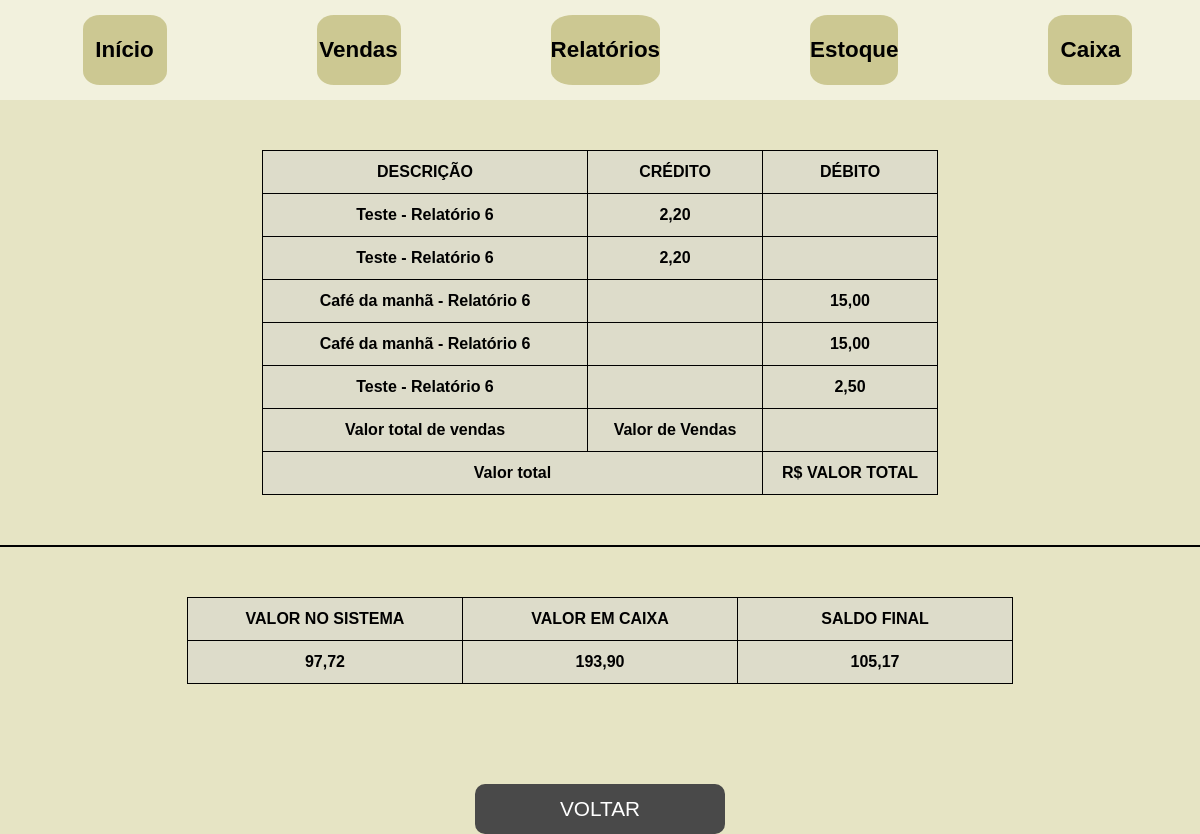
Screenshot of /relatoriocaixa/6 with the database file from the repository.
### sistema/models.py (models this page shows, shortened)
class Credito(models.Model):
    relatorio_caixa = models.ForeignKey("RelatorioCaixa", related_name="credito", on_delete=models.CASCADE, null=True, blank=True)
    descricao = models.CharField(max_length=100)
    valor = models.DecimalField(max_digits=10, decimal_places=2)
    def __str__(self):
        return self.descricao + " - Relatório  " + f"{self.relatorio_caixa.pk}"

class RelatorioCaixa(models.Model):
    valorSistema = models.DecimalField(max_digits=10, decimal_places=2, null=True, blank=True)
    valorCaixa = models.DecimalField(max_digits=10, decimal_places=2, null=True, blank=True)
    valorCartao = models.DecimalField(max_digits=10, decimal_places=2, null=True, blank=True)
    saldoFinal = models.DecimalField(max_digits=10, decimal_places=2, null=True, blank=True)
    data = models.DateTimeField(default=timezone.now)

class Debito(models.Model):
    relatorio_caixa = models.ForeignKey("RelatorioCaixa", related_name="debito", on_delete=models.CASCADE)
    descricao = models.CharField(max_length=100)
    valor = models.DecimalField(max_digits=10, decimal_places=2)
    def __str__(self):
        return self.descricao + " - Relatório " + f"{self.relatorio_caixa.pk}"

### sistema/views.py (the view)
# urls.py: path('relatoriocaixa/<int:pk>', RelatorioDeCaixa.as_view(), name="relatoriocaixa"),
class RelatorioDeCaixa(DetailView):
    template_name = "relatorioCaixa.html"
    model = RelatorioCaixa

### sistema/templates/relatorioCaixa.html (shortened to what this page needs)
{% extends 'base.html' %}
{% load static %}
{% block content %}
<div>
    <div style="height: 50px;">
    </div>
    <table>
        <tr>
            <th style="width: 300px;">DESCRIÇÃO <th style="width: 150px;">CRÉDITO<th style="width: 150px;">DÉBITO
        </tr>
        {% for credit in object.credito.all %}
        <tr>
            <th>{{ credit }} <th>{{ credit.valor }}<th>
        </tr>
        {% endfor %}
        {% for debit in object.debito.all %}
        <tr>
            <th>{{ debit }} <th><th>{{ debit.valor }}
        </tr>
        {% endfor %}
        <tr>
            <th>Valor total de vendas<th>Valor de Vendas<th>
        </tr>
        <tr>
            <th colspan="2">Valor total<th> R$ VALOR TOTAL
        </tr>
    </table>
    <div style='background-color: black; height:2px; margin-top:50px; margin-bottom:50px;'>
    </div>
    <table>
        <tr>
            <th>VALOR NO SISTEMA<th>VALOR EM CAIXA<th>SALDO FINAL
        </tr>
        <tr>
            <th style="width: 250px;">{{ object.valorSistema }}<th style="width: 250px;">{{ object.valorCaixa }}<th style="width: 250px;">{{ object.saldoFinal }}
        </tr>
    </table>
<div class="div-botao-voltar">
    <a href="{% url 'sistema:relatorios' %}">
    <button class="btn-voltar">
        VOLTAR
    </button>
</a>
</div>
</div>
{% endblock %}

### static/css/style.css (style rules this page uses)
* { margin:0; padding: 0; font-family: Arial, Helvetica, sans-serif; }
body { background-color:#e6e4c4; }
table { height:20px; border-collapse: collapse; background-color: rgba(209, 209, 209, 0.438); margin:auto; }
td, th { border: 1px solid black; padding: 12px; }
.div-botao-voltar { display: flex; justify-content: center; margin-top: 100px; }
.btn-voltar { background-color: rgb(73, 73, 73); width: 250px; height: 50px; border-radius: 10px; border: none; cursor: pointer;color:white; text-decoration: none; text-align: center; font-size: 1.3rem; }

### rows the page displays
Credito: descricao+relatorio_caixa "Teste - Relatório 6", valor "2,20"
Credito: descricao+relatorio_caixa "Teste - Relatório 6", valor "2,20"
Debito: descricao+relatorio_caixa "Café da manhã - Relatório 6", valor "15,00"
Debito: descricao+relatorio_caixa "Café da manhã - Relatório 6", valor "15,00"
Debito: descricao+relatorio_caixa "Teste - Relatório 6", valor "2,50"
RelatorioCaixa: valorSistema "97,72", valorCaixa "193,90", saldoFinal "105,17"
